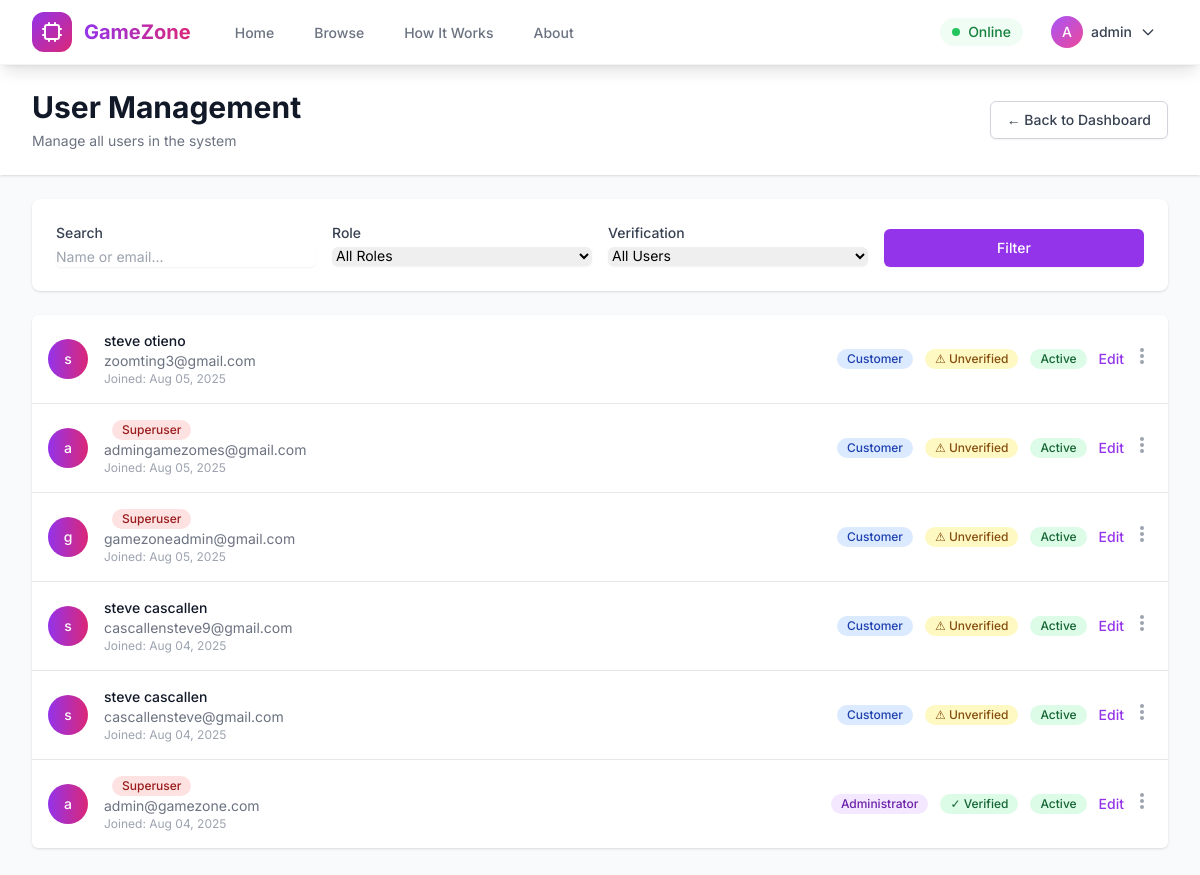
/admin-panel/users/ (signed in), run on the app's committed database.
### rentals/models.py (models this page shows, shortened)
class CustomUser(AbstractUser):
    ROLE_CHOICES = [
        ('customer', 'Customer'),
        ('vendor', 'Vendor'),
        ('admin', 'Administrator'),
    ]
    email = models.EmailField(unique=True)
    role = models.CharField(max_length=20, choices=ROLE_CHOICES, default='customer')
    phone_number = models.CharField(max_length=15, blank=True, null=True)
    is_email_verified = models.BooleanField(default=False)
    email_verification_token = models.CharField(max_length=100, blank=True, null=True)
    created_at = models.DateTimeField(auto_now_add=True)
    USERNAME_FIELD = 'email'
    REQUIRED_FIELDS = ['username']
    def is_admin_user(self):
        return self.role == 'admin'

### rentals/auth_views.py (the view, shortened to what this page needs)
# urls.py: path('admin-panel/users/', auth_views.AdminUserListView.as_view(), name='admin_users'),
@method_decorator([login_required, user_passes_test(is_admin)], name='dispatch')
class AdminUserListView(ListView):
    model = User
    template_name = 'rentals/admin/user_list.html'
    context_object_name = 'users'
    paginate_by = 20
    def get_queryset(self):
        queryset = User.objects.all().order_by('-date_joined')
        search = self.request.GET.get('search')
        role = self.request.GET.get('role')
        if role:
            queryset = queryset.filter(role=role)
        verified = self.request.GET.get('verified')
        if verified == 'true':
            queryset = queryset.filter(is_email_verified=True)
        elif verified == 'false':
            queryset = queryset.filter(is_email_verified=False)
        return queryset
    def get_context_data(self, **kwargs):
        context = super().get_context_data(**kwargs)
        context.update({
            'search_query': self.request.GET.get('search', ''),
            'role_filter': self.request.GET.get('role', ''),
            'verified_filter': self.request.GET.get('verified', ''),
            'role_choices': User.ROLE_CHOICES,
        })
        return context

### rentals/auth_views.py (called while the page is built)
def is_admin(user):
    return user.is_authenticated and (user.is_admin_user() or user.is_superuser)

### rentals/templates/rentals/admin/user_list.html (shortened to what this page needs)
{% extends 'base.html' %}
{% block content %}
<div class="min-h-screen bg-gray-50">
    <div class="bg-white shadow">
        <div class="max-w-7xl mx-auto py-6 px-4 sm:px-6 lg:px-8">
            <div class="md:flex md:items-center md:justify-between">
                <div class="flex-1 min-w-0">
                    <h1 class="text-3xl font-bold leading-tight text-gray-900">User Management</h1>
                    <p class="mt-1 text-sm text-gray-500">Manage all users in the system</p>
                </div>
                <div class="mt-4 flex md:mt-0 md:ml-4">
                    <a href="{% url 'admin_dashboard' %}" class="inline-flex items-center px-4 py-2 border border-gray-300 rounded-md shadow-sm text-sm font-medium text-gray-700 bg-white hover:bg-gray-50">
                        ← Back to Dashboard
                    </a>
                </div>
            </div>
        </div>
    </div>
    <div class="max-w-7xl mx-auto py-6 sm:px-6 lg:px-8">
        <div class="bg-white shadow rounded-lg mb-6">
            <div class="px-4 py-5 sm:p-6">
                <form method="get" class="space-y-4 sm:space-y-0 sm:grid sm:grid-cols-4 sm:gap-4">
                    <div>
                        <label for="search" class="block text-sm font-medium text-gray-700">Search</label>
                        <input type="text" name="search" id="search" value="{{ search_query }}"
                               placeholder="Name or email..."
                               class="mt-1 block w-full border-gray-300 rounded-md shadow-sm focus:ring-purple-500 focus:border-purple-500 sm:text-sm">
                    </div>
                    <div>
                        <label for="role" class="block text-sm font-medium text-gray-700">Role</label>
                        <select name="role" id="role" class="mt-1 block w-full border-gray-300 rounded-md shadow-sm focus:ring-purple-500 focus:border-purple-500 sm:text-sm">
                            <option value="">All Roles</option>
                        </select>
                    </div>
                    <div>
                        <label for="verified" class="block text-sm font-medium text-gray-700">Verification</label>
                        <select name="verified" id="verified" class="mt-1 block w-full border-gray-300 rounded-md shadow-sm focus:ring-purple-500 focus:border-purple-500 sm:text-sm">
                            <option value="">All Users</option>
                        </select>
                    </div>
                    <div class="flex items-end">
                        <button type="submit" class="w-full inline-flex justify-center py-2 px-4 border border-transparent shadow-sm text-sm font-medium rounded-md text-white bg-purple-600 hover:bg-purple-700 focus:outline-none focus:ring-2 focus:ring-offset-2 focus:ring-purple-500">
                            Filter
                        </button>
                    </div>
                </form>
            </div>
        </div>
        <div class="bg-white shadow overflow-hidden sm:rounded-md">
            <ul role="list" class="divide-y divide-gray-200">
                {% for user in users %}
                <li>
                    <div class="px-4 py-4 flex items-center justify-between">
                        <div class="flex items-center">
                            <div class="flex-shrink-0 h-10 w-10">
                                <div class="h-10 w-10 rounded-full bg-gradient-to-r from-purple-600 to-pink-600 flex items-center justify-center">
                                    <span class="text-sm font-medium text-white">{{ user.first_name|first|default:user.username|first }}</span>
                                </div>
                            </div>
                            <div class="ml-4">
                                <div class="flex items-center">
                                    <div class="text-sm font-medium text-gray-900">
                                        {{ user.first_name }} {{ user.last_name|default:"" }}
                                    </div>
                                    {% if user.is_superuser %}
                                    <span class="ml-2 inline-flex items-center px-2.5 py-0.5 rounded-full text-xs font-medium bg-red-100 text-red-800">
                                        Superuser
                                    </span>
                                    {% endif %}
                                </div>
                                <div class="text-sm text-gray-500">{{ user.email }}</div>
                                <div class="text-xs text-gray-400">Joined: {{ user.date_joined|date:"M d, Y" }}</div>
                            </div>
                        </div>
                        <div class="flex items-center space-x-3">
                            <span class="inline-flex items-center px-2.5 py-0.5 rounded-full text-xs font-medium
                                {% if user.role == 'customer' %}bg-blue-100 text-blue-800
                                {% elif user.role == 'vendor' %}bg-green-100 text-green-800
                                {% else %}bg-purple-100 text-purple-800{% endif %}">
                                {{ user.get_role_display }}
                            </span>
                            {% if user.is_email_verified %}
                            <span class="inline-flex items-center px-2.5 py-0.5 rounded-full text-xs font-medium bg-green-100 text-green-800">
                                ✓ Verified
                            </span>
                            {% else %}
                            <span class="inline-flex items-center px-2.5 py-0.5 rounded-full text-xs font-medium bg-yellow-100 text-yellow-800">
                                ⚠ Unverified
                            </span>
                            {% endif %}
                            {% if user.is_active %}
                            <span class="inline-flex items-center px-2.5 py-0.5 rounded-full text-xs font-medium bg-green-100 text-green-800">
                                Active
                            </span>
                            {% else %}
                            <span class="inline-flex items-center px-2.5 py-0.5 rounded-full text-xs font-medium bg-gray-100 text-gray-800">
                                Inactive
                            </span>
                            {% endif %}
                            <div class="flex items-center space-x-2">
                                <a href="{% url 'admin_user_detail' pk=user.pk %}"
                                   class="text-purple-600 hover:text-purple-900 text-sm font-medium">
                                    Edit
                                </a>
                                <div class="relative" x-data="{ open: false }">
                                    <button @click="open = !open" class="text-gray-400 hover:text-gray-600">
                                        <svg class="h-5 w-5" fill="currentColor" viewBox="0 0 20 20">
                                            <path d="M10 6a2 2 0 110-4 2 2 0 010 4zM10 12a2 2 0 110-4 2 2 0 010 4zM10 18a2 2 0 110-4 2 2 0 010 4z"></path>
                                        </svg>
                                    </button>
                                </div>
                            </div>
                        </div>
                    </div>
                </li>
                {% endfor %}
            </ul>
        </div>
    </div>
</div>
{% endblock %}

### rentals/templates/base.html (shortened to what this page needs)
<!DOCTYPE html>
<html lang="en">
<head>
    <script src="https://cdn.tailwindcss.com"></script>
</head>
<body class="font-sans bg-gray-50">
    <nav class="bg-white/95 backdrop-blur-md shadow-lg sticky top-0 z-50 border-b border-gray-100">
        <div class="max-w-7xl mx-auto px-4 sm:px-6 lg:px-8">
            <div class="flex justify-between h-16">
                <div class="flex items-center">
                    <div class="flex-shrink-0 flex items-center">
                        <a href="{% url 'home' %}" class="flex items-center group">
                            <div class="w-10 h-10 bg-gradient-to-br from-purple-600 to-pink-600 rounded-xl flex items-center justify-center group-hover:scale-105 transition-transform">
                                <svg class="h-6 w-6 text-white" fill="none" stroke="currentColor" viewBox="0 0 24 24">
                                    <path stroke-linecap="round" stroke-linejoin="round" stroke-width="2" d="M9 3v2m6-2v2M9 19v2m6-2v2M5 9H3m2 6H3m18-6h-2m2 6h-2M7 19h10a2 2 0 002-2V7a2 2 0 00-2-2H7a2 2 0 00-2 2v10a2 2 0 002 2z" />
                                </svg>
                            </div>
                            <span class="ml-3 text-xl font-bold bg-gradient-to-r from-purple-600 to-pink-600 bg-clip-text text-transparent">GameZone</span>
                        </a>
                    </div>
                    <div class="hidden sm:ml-10 sm:flex sm:space-x-8">
                        <a href="{% url 'home' %}" class="{% block nav_home %}border-transparent text-gray-500 hover:border-purple-300 hover:text-purple-600{% endblock %} inline-flex items-center px-1 pt-1 border-b-2 text-sm font-medium transition-colors">Home</a>
                        <a href="{% url 'equipment_list' %}" class="{% block nav_browse %}border-transparent text-gray-500 hover:border-purple-300 hover:text-purple-600{% endblock %} inline-flex items-center px-1 pt-1 border-b-2 text-sm font-medium transition-colors">Browse</a>
                        <a href="{% url 'how_it_works' %}" class="{% block nav_how %}border-transparent text-gray-500 hover:border-purple-300 hover:text-purple-600{% endblock %} inline-flex items-center px-1 pt-1 border-b-2 text-sm font-medium transition-colors">How It Works</a>
                        <a href="{% url 'about' %}" class="{% block nav_about %}border-transparent text-gray-500 hover:border-purple-300 hover:text-purple-600{% endblock %} inline-flex items-center px-1 pt-1 border-b-2 text-sm font-medium transition-colors">About</a>
                    </div>
                </div>
                <div class="hidden sm:ml-6 sm:flex sm:items-center space-x-4">
                    {% if user.is_authenticated %}
                        <div class="flex items-center space-x-4">
                            <div class="flex items-center space-x-2 bg-green-50 px-3 py-1 rounded-full">
                                <div class="w-2 h-2 bg-green-500 rounded-full animate-pulse"></div>
                                <span class="text-sm text-green-700 font-medium">Online</span>
                            </div>
                            <div class="relative group">
                                <button class="flex items-center space-x-2 text-gray-700 hover:text-gray-900 px-3 py-2 rounded-lg hover:bg-gray-50 transition-colors">
                                    <div class="w-8 h-8 bg-gradient-to-br from-purple-500 to-pink-500 rounded-full flex items-center justify-center">
                                        <span class="text-white text-sm font-medium">{{ user.username|first|upper }}</span>
                                    </div>
                                    <span class="text-sm font-medium">{{ user.username }}</span>
                                    <svg class="w-4 h-4" fill="none" stroke="currentColor" viewBox="0 0 24 24">
                                        <path stroke-linecap="round" stroke-linejoin="round" stroke-width="2" d="M19 9l-7 7-7-7"></path>
                                    </svg>
                                </button>
                            </div>
                        </div>
                    {% endif %}
                </div>
            </div>
        </div>
    </nav>
    <main>
        {% block content %}{% endblock %}
    </main>
</body>
</html>

### data on the page
CustomUser: username|first "A", username "admin", first_name|first "a", is_superuser "Superuser", email "admin@gamezone.com", date_joined "Aug 04, 2025", role "Administrator", is_email_verified "✓ Verified", is_active "Active"
CustomUser: first_name|first "s", first_name "steve", last_name "otieno", email "zoomting3@gmail.com", date_joined "Aug 05, 2025", role "Customer", is_email_verified "⚠ Unverified", is_active "Active"
CustomUser: first_name|first "a", is_superuser "Superuser", email "admingamezomes@gmail.com", date_joined "Aug 05, 2025", role "Customer", is_email_verified "⚠ Unverified", is_active "Active"
CustomUser: first_name|first "g", is_superuser "Superuser", email "gamezoneadmin@gmail.com", date_joined "Aug 05, 2025", role "Customer", is_email_verified "⚠ Unverified", is_active "Active"
CustomUser: first_name|first "s", first_name "steve", last_name "cascallen", email "cascallensteve9@gmail.com", date_joined "Aug 04, 2025", role "Customer", is_email_verified "⚠ Unverified", is_active "Active"
CustomUser: first_name|first "s", first_name "steve", last_name "cascallen", email "cascallensteve@gmail.com", date_joined "Aug 04, 2025", role "Customer", is_email_verified "⚠ Unverified", is_active "Active"
